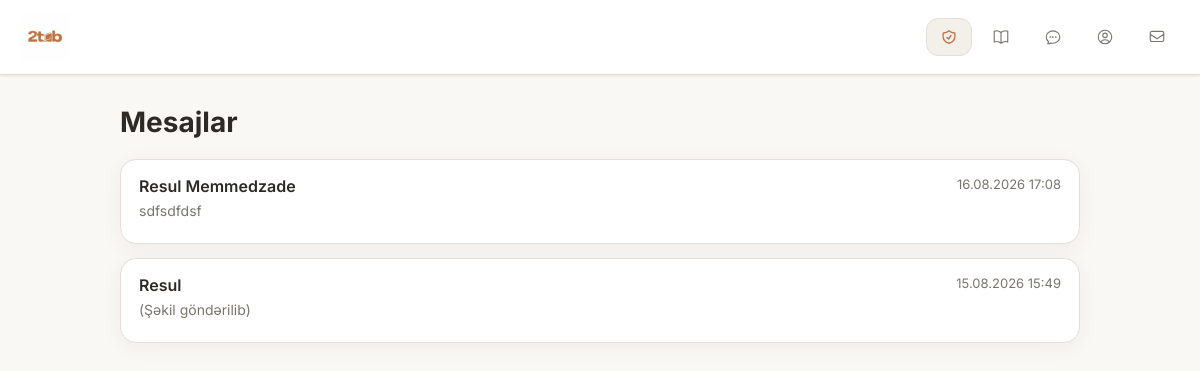
The app's page /panel/mesajlar/ (signed in) with its own data.
### accounts/models.py (models this page shows, shortened)
class CustomUser(AbstractUser):
    username = None
    name = models.CharField(max_length=25)
    email = models.EmailField(unique=True)
    phone_number = models.CharField(
        max_length=20,
        blank=True
    )
    profile_picture = models.ImageField(
        upload_to="profile_pics/",
        blank=True
    )
    password_change_count = models.PositiveSmallIntegerField(
        default=0
    )
    password_change_period_start = models.DateField(
        null=True,
        blank=True
    )
    USERNAME_FIELD = "email"
    REQUIRED_FIELDS = ["name"]
    objects = CustomUserManager()

### messaging/models.py (models this page shows, shortened)
class Conversation(models.Model):
    participants = models.ManyToManyField(User, related_name='conversations')
    created_at = models.DateTimeField(auto_now_add=True)
    updated_at = models.DateTimeField(auto_now=True)
    class Meta:
        ordering = ['-updated_at']

class Message(models.Model):
    conversation = models.ForeignKey(Conversation, on_delete=models.CASCADE, related_name='messages')
    sender = models.ForeignKey(User, on_delete=models.CASCADE, related_name='sent_messages')
    text = models.TextField(blank=True, null=True)
    image = models.ImageField(upload_to='chat_images/', blank=True, null=True)
    read_at = models.DateTimeField(null=True, blank=True)
    is_edited = models.BooleanField(default=False)
    is_deleted = models.BooleanField(default=False)
    created_at = models.DateTimeField(auto_now_add=True)
    updated_at = models.DateTimeField(auto_now=True)
    class Meta:
        ordering = ['created_at']

### messaging/views.py (the view)
# urls.py: path('', views.inbox, name='inbox'),
@login_required
def inbox(request):
    conversations = request.user.conversations.annotate(
        unread_count=Count(
            'messages',
            filter=Q(messages__read_at__isnull=True) & ~Q(messages__sender=request.user)
        )
    ).order_by('-updated_at')
    return render(request, 'messaging/inbox.html', {'conversations': conversations})

### accounts/context_processors.py (called while the page is built)
def unread_message_count(request):
    if not request.user.is_authenticated:
        return {'unread_message_count': 0}
    count = Message.objects.filter(
        conversation__participants=request.user,
        read_at__isnull=True
    ).exclude(sender=request.user).count()
    return {'unread_message_count': count}

### templates/messaging/inbox.html (shortened to what this page needs)
{% load static %}
<!DOCTYPE html>
<html lang="az">
<head>
</head>
<body>
{% include 'includes/topbar.html' %}
<div class="container">
<div class="page-title">
    <h1>Mesajlar</h1>
</div>
    {% if conversations %}
        <div class="chat-list">
            {% for chat in conversations %}
                <a class="chat-card" href="{% url 'chat_room' chat.id %}">
                    <div class="chat-top">
                        <div class="chat-name">
                            {% for participant in chat.participants.all %}
                                {% if participant != request.user %}
                                    {{ participant.name }}
                                {% endif %}
                            {% endfor %}
                        </div>
                        <div class="chat-time">
                            {{ chat.updated_at|date:"d.m.Y H:i" }}
                        </div>
                    </div>
                    <div class="chat-preview">
                        {% with chat.messages.last as last_msg %}
                            {% if last_msg %}
                                {% if last_msg.image %}
                                    (Şəkil göndərilib)
                                {% else %}
                                    {{ last_msg.text|truncatechars:90 }}
                                {% endif %}
                            {% else %}
                                Hələ mesaj yoxdur.
                            {% endif %}
                        {% endwith %}
                    </div>
                </a>
            {% endfor %}
        </div>
    {% else %}
        <div class="empty">
            <strong>Hələ heç bir söhbət yoxdur</strong><br>
            Söhbət başladıqdan sonra burada görünəcək.
        </div>
    {% endif %}
</div>
</body>
</html>

### templates/messaging/inbox.html (style rules this page uses)
:root { --background: #faf8f5; --foreground: #2d2a26; --card: #ffffff; --primary: #c4704b; --primary-hover: #b5613c; --secondary: #f3efe9; --muted: #f0ebe4; --muted-foreground: #7a756d; --border: #e5dfd6; --radius: 16px; --radius-sm: 12px; --shadow: 0 4px 20px rgba(45,42,38,0.06); --shadow-lg: 0 12px 40px rgba(45,42,38,0.08); }
* { box-sizing: border-box; }
body { margin: 0; font-family: 'Inter', sans-serif; background: var(--background); color: var(--foreground); }
.container { max-width: 1000px; margin: 30px auto; padding: 0 20px 40px; }
.page-title h1 { font-size: 28px; font-weight: 700; margin-bottom: 20px; }
.chat-list { display: flex; flex-direction: column; gap: 14px; }
.chat-card { background: var(--card); border-radius: var(--radius); padding: 16px 18px; border: 1px solid var(--border); box-shadow: var(--shadow); text-decoration: none; color: inherit; transition: 0.25s ease; display: block; }
.chat-top { display: flex; justify-content: space-between; margin-bottom: 6px; }
.chat-name { font-weight: 600; }
.chat-time { font-size: 13px; color: var(--muted-foreground); }
.chat-preview { font-size: 14px; color: var(--muted-foreground); margin-bottom: 8px; }
.page-title { display: flex; align-items: center; justify-content: space-between; gap: 12px; margin-bottom: 20px; }
.page-title h1 { margin: 0; }

### records on screen
Conversation: updated_at "16.08.2026 17:08", messages.last.text "sdfsdfdsf"
CustomUser: name "Resul Memmedzade"
Conversation: updated_at "15.08.2026 15:49", shows "(Şəkil göndərilib)"
CustomUser: name "Resul"
